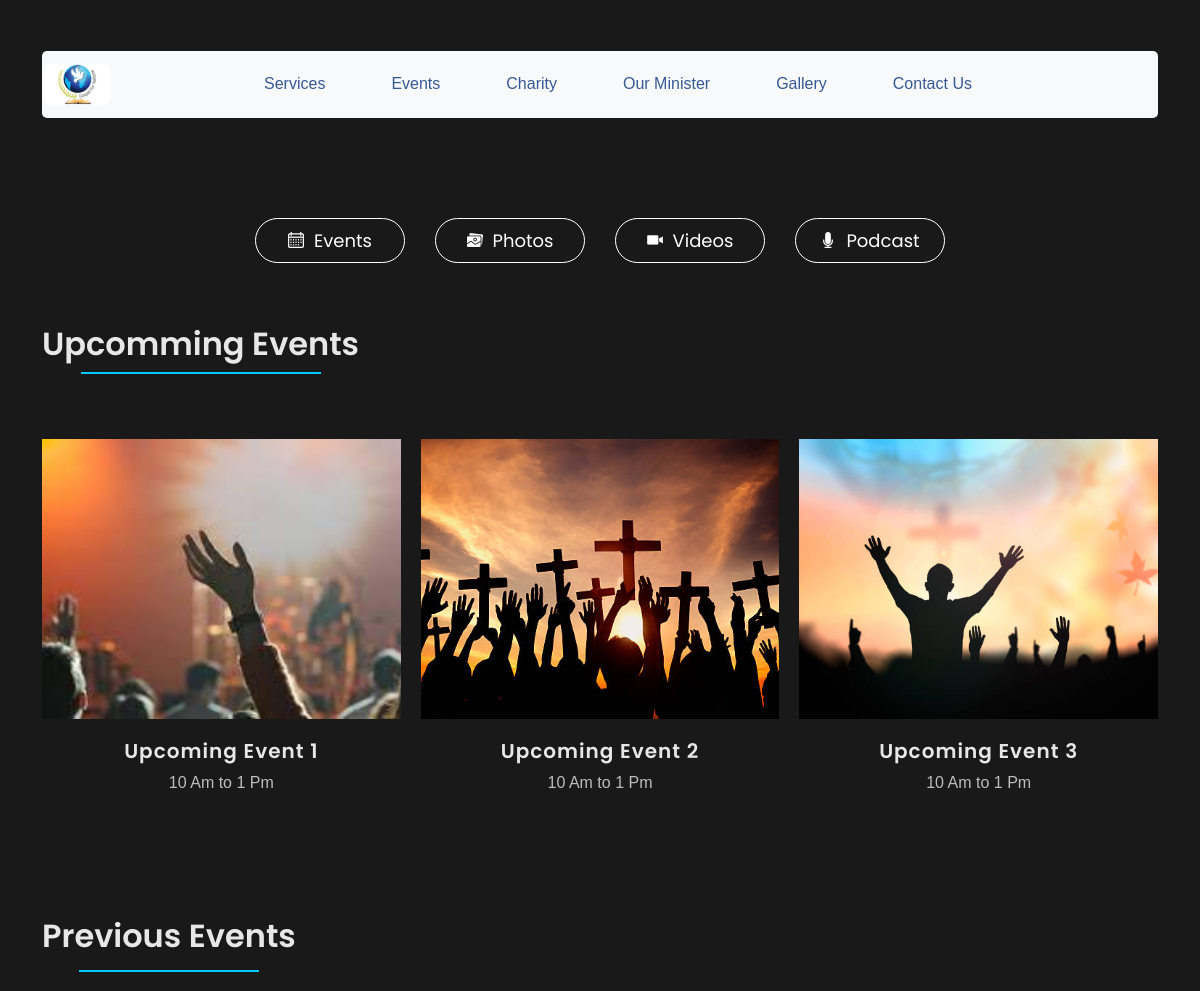
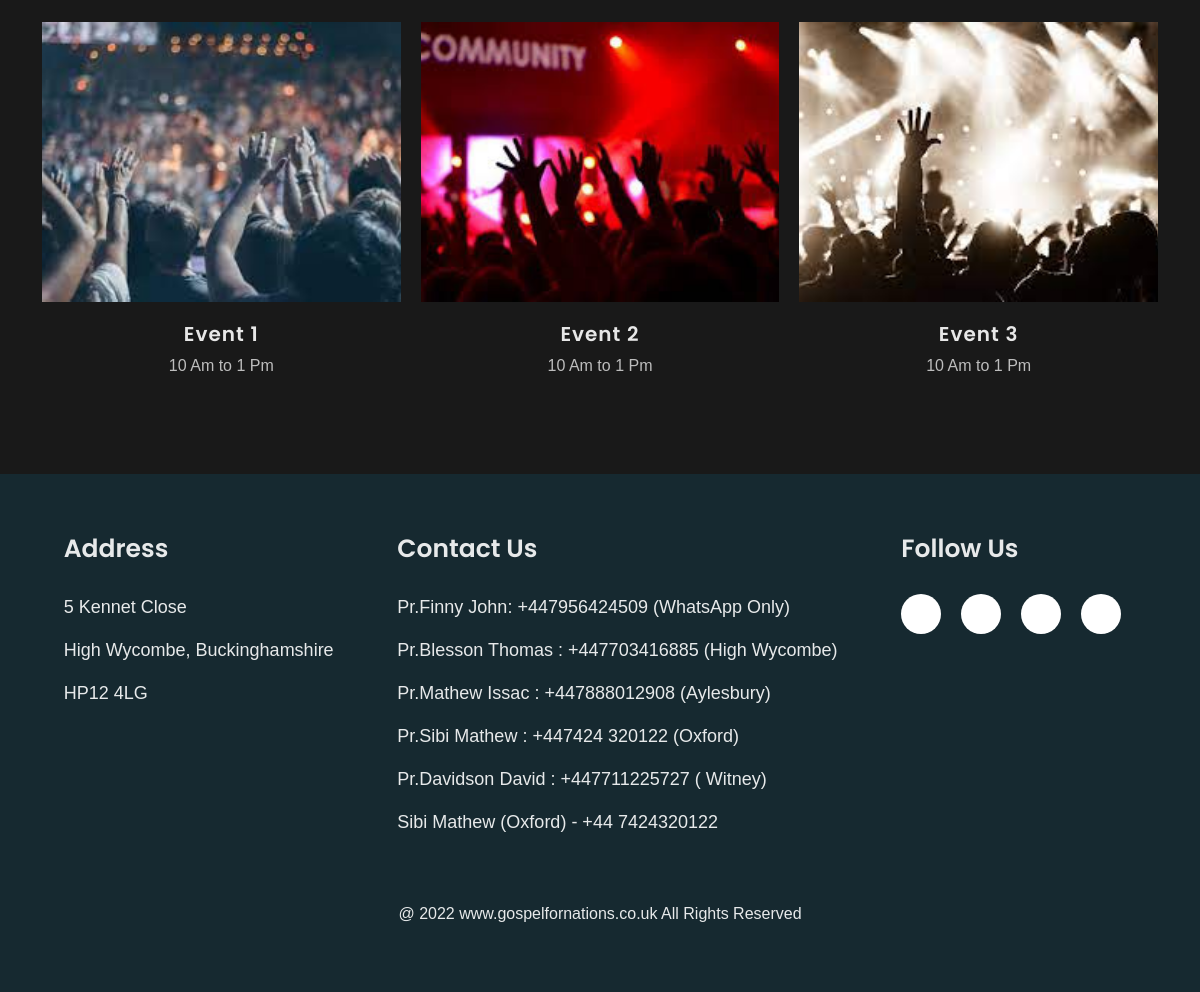
The app's page /events with its own data (2 pictures, top to bottom).
### home/models.py (models this page shows, shortened)
class Event(models.Model):
    title = models.CharField(max_length=255)
    venue = models.CharField(max_length=255)
    time_from = models.CharField(max_length=255)
    time_to = models.CharField(max_length=255)
    description = models.CharField(max_length=255)
    status = models.CharField(max_length=255)
    image = models.ImageField(upload_to="event", null=False)

### home/views.py (the view)
# urls.py: path('events', views.events),
def events(request):
    data = {}
    queryset = Event.objects.filter(status='upcoming')
    data["upcoming_events"] = queryset
    queryset = Event.objects.filter(status='previous')
    data["previous_events"] = queryset
    return render(request, 'events.html', data)

### home/templates/events.html (shortened to what this page needs)
{% load static %}
<!DOCTYPE html>
<html lang="en">
<head>
  <link rel="stylesheet" href="{% static 'css/bootstrap.min.css' %}" />
  <link rel="stylesheet" href="{% static 'css/style.css' %}" />
  <link rel="stylesheet" href="{% static 'css/footer.css' %}" />
  <link rel="stylesheet" href="{% static 'css/events.css' %}" />
  <link href="https://cdn.jsdelivr.net/npm/bootstrap@5.2.0-beta1/dist/css/bootstrap.min.css" rel="stylesheet"
 />
  <link rel="stylesheet" href="https://cdnjs.cloudflare.com/ajax/libs/font-awesome/5.15.4/css/all.min.css"
 />
  <link rel="stylesheet" href="https://cdnjs.cloudflare.com/ajax/libs/font-awesome/5.15.4/css/all.min.css"
 />
</head>
<body>
  <div class="event-container-wrapper">
    <div class="container">
      <nav class="navbar navbar-expand-lg navbar-light bg-light justify-content-between">
        <a class="navbar-brand" href="/"><img src="{% static 'img/logo.png' %}" alt="logo" /></a>
        <div class="collapse navbar-collapse" id="navbarSupportedContent">
          <ul class="navbar-nav ms-auto">
            <li class="nav-item active">
              <a class="nav-link" href="/services">Services</a>
            </li>
            <li class="nav-item">
              <a class="nav-link" href="/events">Events</a>
            </li>
            <li class="nav-item">
              <a class="nav-link" href="/charity">Charity</a>
            </li>
            <li class="nav-item">
              <a class="nav-link" href="/minister">Our Minister</a>
            </li>
            <li class="nav-item">
              <a class="nav-link" href="/photos">Gallery</a>
            </li>
            <li class="nav-item">
              <a class="nav-link" href="/contact">Contact Us</a>
            </li>
          </ul>
        </div>
      </nav>
      <div class="selection-btns">
        <a href="/events">
          <button class="selection-btn"> <img class="evt-icons" src="{% static 'img/calendar (1).png' %}"/> Events</button>
        </a>
        <a href="/photos">
          <button class="selection-btn"> <img class="evt-icons"  src="{% static 'img/gallery.png' %}"/>  Photos</button>
        </a>
        <a href="/videos">
          <button class="selection-btn"> <img class="evt-icons"  src="{% static 'img/video-camera (1).png' %}"/>  Videos</button>
        </a>
        <a href="/">
          <button class="selection-btn"> <img class="evt-icons"  src="{% static 'img/voice.png' %}"/>  Podcast</button>
        </a>
      </div>
    </div>
    <div class="container evt-container">
      <h2 class="up-comming-event-heading heading mt-5">
        Upcomming Events <br />
        <label class="mb-4 mt-3" for=""></label>
      </h2>
      <div class="event-gallery-container">
        {% for event in upcoming_events %}
        <a href="event/details?id={{event.id}}">
          <div class="gallery-content">
            <img src="/media/{{event.image}}" alt="event-banner" />
            <h5>{{event.title}}</h5>
            <p>{{event.time_from}} to {{event.time_to}}</p>
          </div>
        </a>
        {% endfor %}
      </div>
      <h2 class="previous-event-heading heading">
        Previous Events <br />
        <label></label>
      </h2>
      <div class="event-gallery-container">
        {% for event in previous_events %}
        <a href="event/details?id={{event.id}}">
          <div class="gallery-content">
            <img src="/media/{{event.image}}" alt="event-banner" />
            <h5>{{event.title}}</h5>
            <p>{{event.time_from}} to {{event.time_to}}</p>
          </div>
        </a>
        {% endfor %}
      </div>
    </div>
  </div>
  <section class="footer">
    <div class="footer-top">
      <section class="address-section">
        <h5>Address</h5>
        <p>5 Kennet Close</p>
        <p>High Wycombe, Buckinghamshire</p>
        <p>HP12 4LG</p>
      </section>
      <section class="contact-section">
        <h5>Contact Us</h5>
        <p>Pr.Finny John: +447956424509 (WhatsApp Only)</p>
        <p>Pr.Blesson Thomas : +447703416885 (High Wycombe)</p>
        <p>Pr.Mathew Issac : +447888012908 (Aylesbury)</p>
        <p>Pr.Sibi Mathew : +447424 320122 (Oxford)</p>
        <p>Pr.Davidson David : +447711225727 ( Witney)</p>
        <p>Sibi Mathew (Oxford) - +44 7424320122</p>
      </section>
      <section class="follow-section">
        <h5>Follow Us</h5>
        <div class="icon-container">
          <i class="fa-brands fa-youtube" onclick="goYoutube()"></i><i class="fa-brands fa-twitter" onclick="goTwit()"
            style="margin-left: 5px"></i><i class="fa-brands fa-facebook-f" onclick="goFb()"
            style="margin-left: 5px"></i>
          <i class="fa-brands fa-instagram" onclick="goInsta()" style="margin-left: 5px"></i>
        </div>
      </section>
    </div>
    <div class="footer-bottom">
      <p>@ 2022 www.gospelfornations.co.uk All Rights Reserved</p>
    </div>
  </section>
</body>
</html>

### static/css/style.css (style rules this page uses)
* { font-family: "Poppins", sans-serif; color: rgba(255, 255, 255, 0.897); }
a { text-decoration: none; cursor: pointer; color: white; }
body { background-color: rgba(10, 10, 10, 0.9); }
p, small { font-family: "Helvetica", "Arial", sans-serif !important; }
i, button { cursor: pointer; }
.navbar { margin-top: 50px; background-color: white; border-radius: 5px; padding-left: 10px; padding-right: 20px; display: flex; justify-content: flex-start; }
.navbar-nav { width: 100%; display: flex; justify-content: center; }
.navbar-nav .nav-item .nav-link { color: #355995; margin-right: 50px; }
.navbar-brand img { width: 70px; }
.nav-link { font-family: "Helvetica", "Arial", sans-serif; }

### static/css/footer.css (style rules this page uses)
.footer { width: 100%; background-color: #162930; }
.footer-top { width: 100%; display: flex; justify-content: space-evenly; padding-top: 60px; }
.footer-top h5 { font-weight: 600; font-size: 25px; margin-bottom: 30px; }
.footer-top p { font-size: 18px; }
.icon-container { display: flex; }
.icon-container i { font-size: 22px; color: black; background-color: white; width: 40px; height: 40px; display: grid; place-items: center; text-align: center; border-radius: 50%; margin-right: 15px; }
.footer-bottom { width: 100%; display: flex; justify-content: center; padding: 50px; }

### static/css/events.css (style rules this page uses)
* { margin: 0; padding: 0; box-sizing: border-box; font-family: poppins; }
.event-container-wrapper { width: 100%; background-color: #191919; color: white; }
.container { padding-top: 1px; }
.evt-container { padding: 20px; }
.evt-icons { margin-right: 10px; }
.selection-btns { width: 100%; display: flex; align-items: center; justify-content: center; margin-top: 100px; }
.selection-btn { margin: 0 15px; width: 150px; height: 45px; border-radius: 25px; border: 1px solid white; background: none; color: white; font-size: 18px; display: flex; align-items: center; justify-content: center; }
.heading { width: max-content; font-weight: 600; text-align: center; line-height: 25px; }
.heading label { width: 240px; height: 2px; background-color: rgb(0, 200, 255); }
.previous-event-heading { margin-top: 7rem; }
.previous-event-heading label { width: 180px; }
.event-gallery-container { width: 100%; margin-top: 40px; display: grid; grid-template-columns: repeat(auto-fill, minmax(350px, 1fr)); gap: 20px; margin-bottom: 60px; }
.gallery-content { display: flex; flex-direction: column; align-items: center; text-align: center; }
.gallery-content img { width: 100%; height: 280px; object-fit: cover; }
.gallery-content h5 { margin-top: 20px; font-weight: 600; letter-spacing: 1px; }
.gallery-content p { color: rgb(189, 189, 189); }

### home/templates/events.html (style rules this page uses)
a { text-decoration: none; }

### records on screen
Event: image (picture), title "Upcoming Event 1", time_from "10 Am", time_to "1 Pm"
Event: image (picture), title "Upcoming Event 2", time_from "10 Am", time_to "1 Pm"
Event: image (picture), title "Upcoming Event 3", time_from "10 Am", time_to "1 Pm"
Event: image (picture), title "Event 1", time_from "10 Am", time_to "1 Pm"
Event: image (picture), title "Event 2", time_from "10 Am", time_to "1 Pm"
Event: image (picture), title "Event 3", time_from "10 Am", time_to "1 Pm"
